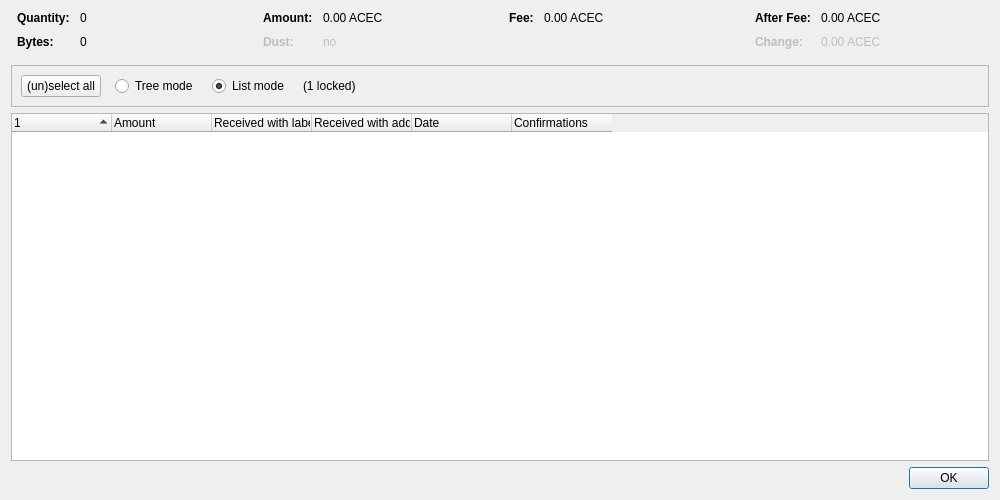
<?xml version="1.0" encoding="UTF-8"?>
<ui version="4.0">
 <class>CoinControlDialog</class>
 <widget class="QDialog" name="CoinControlDialog">
  <property name="geometry">
   <rect>
    <x>0</x>
    <y>0</y>
    <width>1000</width>
    <height>500</height>
   </rect>
  </property>
  <property name="windowTitle">
   <string>Coin Selection</string>
  </property>
  <layout class="QVBoxLayout" name="verticalLayout">
   <item>
    <layout class="QHBoxLayout" name="horizontalLayoutTop" stretch="0,0,0,0">
     <property name="topMargin">
      <number>0</number>
     </property>
     <property name="bottomMargin">
      <number>10</number>
     </property>
     <item>
      <layout class="QFormLayout" name="formLayoutCoinControl1">
       <property name="horizontalSpacing">
        <number>10</number>
       </property>
       <property name="verticalSpacing">
        <number>10</number>
       </property>
       <property name="leftMargin">
        <number>6</number>
       </property>
       <property name="rightMargin">
        <number>6</number>
       </property>
       <item row="0" column="0">
        <widget class="QLabel" name="labelCoinControlQuantityText">
         <property name="font">
          <font>
           <weight>75</weight>
           <bold>true</bold>
          </font>
         </property>
         <property name="text">
          <string>Quantity:</string>
         </property>
        </widget>
       </item>
       <item row="0" column="1">
        <widget class="QLabel" name="labelCoinControlQuantity">
         <property name="cursor">
          <cursorShape>IBeamCursor</cursorShape>
         </property>
         <property name="contextMenuPolicy">
          <enum>Qt::ActionsContextMenu</enum>
         </property>
         <property name="text">
          <string notr="true">0</string>
         </property>
         <property name="textInteractionFlags">
          <set>Qt::LinksAccessibleByMouse|Qt::TextSelectableByKeyboard|Qt::TextSelectableByMouse</set>
         </property>
        </widget>
       </item>
       <item row="1" column="0">
        <widget class="QLabel" name="labelCoinControlBytesText">
         <property name="font">
          <font>
           <weight>75</weight>
           <bold>true</bold>
          </font>
         </property>
         <property name="text">
          <string>Bytes:</string>
         </property>
        </widget>
       </item>
       <item row="1" column="1">
        <widget class="QLabel" name="labelCoinControlBytes">
         <property name="cursor">
          <cursorShape>IBeamCursor</cursorShape>
         </property>
         <property name="contextMenuPolicy">
          <enum>Qt::ActionsContextMenu</enum>
         </property>
         <property name="text">
          <string notr="true">0</string>
         </property>
         <property name="textInteractionFlags">
          <set>Qt::LinksAccessibleByMouse|Qt::TextSelectableByKeyboard|Qt::TextSelectableByMouse</set>
         </property>
        </widget>
       </item>
      </layout>
     </item>
     <item>
      <layout class="QFormLayout" name="formLayoutCoinControl2">
       <property name="horizontalSpacing">
        <number>10</number>
       </property>
       <property name="verticalSpacing">
        <number>10</number>
       </property>
       <property name="leftMargin">
        <number>6</number>
       </property>
       <property name="rightMargin">
        <number>6</number>
       </property>
       <item row="0" column="0">
        <widget class="QLabel" name="labelCoinControlAmountText">
         <property name="font">
          <font>
           <weight>75</weight>
           <bold>true</bold>
          </font>
         </property>
         <property name="text">
          <string>Amount:</string>
         </property>
        </widget>
       </item>
       <item row="0" column="1">
        <widget class="QLabel" name="labelCoinControlAmount">
         <property name="cursor">
          <cursorShape>IBeamCursor</cursorShape>
         </property>
         <property name="contextMenuPolicy">
          <enum>Qt::ActionsContextMenu</enum>
         </property>
         <property name="text">
          <string notr="true">0.00 ACEC</string>
         </property>
         <property name="textInteractionFlags">
          <set>Qt::LinksAccessibleByMouse|Qt::TextSelectableByKeyboard|Qt::TextSelectableByMouse</set>
         </property>
        </widget>
       </item>
       <item row="1" column="0">
        <widget class="QLabel" name="labelCoinControlLowOutputText">
         <property name="enabled">
          <bool>false</bool>
         </property>
         <property name="font">
          <font>
           <weight>75</weight>
           <bold>true</bold>
          </font>
         </property>
         <property name="text">
          <string>Dust:</string>
         </property>
        </widget>
       </item>
       <item row="1" column="1">
        <widget class="QLabel" name="labelCoinControlLowOutput">
         <property name="enabled">
          <bool>false</bool>
         </property>
         <property name="cursor">
          <cursorShape>IBeamCursor</cursorShape>
         </property>
         <property name="contextMenuPolicy">
          <enum>Qt::ActionsContextMenu</enum>
         </property>
         <property name="text">
          <string notr="true">no</string>
         </property>
         <property name="textInteractionFlags">
          <set>Qt::LinksAccessibleByMouse|Qt::TextSelectableByKeyboard|Qt::TextSelectableByMouse</set>
         </property>
        </widget>
       </item>
      </layout>
     </item>
     <item>
      <layout class="QFormLayout" name="formLayoutCoinControl3">
       <property name="horizontalSpacing">
        <number>10</number>
       </property>
       <property name="verticalSpacing">
        <number>10</number>
       </property>
       <property name="leftMargin">
        <number>6</number>
       </property>
       <property name="rightMargin">
        <number>6</number>
       </property>
       <item row="0" column="0">
        <widget class="QLabel" name="labelCoinControlFeeText">
         <property name="font">
          <font>
           <weight>75</weight>
           <bold>true</bold>
          </font>
         </property>
         <property name="text">
          <string>Fee:</string>
         </property>
        </widget>
       </item>
       <item row="0" column="1">
        <widget class="QLabel" name="labelCoinControlFee">
         <property name="cursor">
          <cursorShape>IBeamCursor</cursorShape>
         </property>
         <property name="contextMenuPolicy">
          <enum>Qt::ActionsContextMenu</enum>
         </property>
         <property name="text">
          <string notr="true">0.00 ACEC</string>
         </property>
         <property name="textInteractionFlags">
          <set>Qt::LinksAccessibleByMouse|Qt::TextSelectableByKeyboard|Qt::TextSelectableByMouse</set>
         </property>
        </widget>
       </item>
      </layout>
     </item>
     <item>
      <layout class="QFormLayout" name="formLayoutCoinControl4">
       <property name="horizontalSpacing">
        <number>10</number>
       </property>
       <property name="verticalSpacing">
        <number>10</number>
       </property>
       <property name="leftMargin">
        <number>6</number>
       </property>
       <property name="rightMargin">
        <number>6</number>
       </property>
       <item row="0" column="0">
        <widget class="QLabel" name="labelCoinControlAfterFeeText">
         <property name="font">
          <font>
           <weight>75</weight>
           <bold>true</bold>
          </font>
         </property>
         <property name="text">
          <string>After Fee:</string>
         </property>
        </widget>
       </item>
       <item row="0" column="1">
        <widget class="QLabel" name="labelCoinControlAfterFee">
         <property name="cursor">
          <cursorShape>IBeamCursor</cursorShape>
         </property>
         <property name="contextMenuPolicy">
          <enum>Qt::ActionsContextMenu</enum>
         </property>
         <property name="text">
          <string notr="true">0.00 ACEC</string>
         </property>
         <property name="textInteractionFlags">
          <set>Qt::LinksAccessibleByMouse|Qt::TextSelectableByKeyboard|Qt::TextSelectableByMouse</set>
         </property>
        </widget>
       </item>
       <item row="1" column="0">
        <widget class="QLabel" name="labelCoinControlChangeText">
         <property name="enabled">
          <bool>false</bool>
         </property>
         <property name="font">
          <font>
           <weight>75</weight>
           <bold>true</bold>
          </font>
         </property>
         <property name="text">
          <string>Change:</string>
         </property>
        </widget>
       </item>
       <item row="1" column="1">
        <widget class="QLabel" name="labelCoinControlChange">
         <property name="enabled">
          <bool>false</bool>
         </property>
         <property name="cursor">
          <cursorShape>IBeamCursor</cursorShape>
         </property>
         <property name="contextMenuPolicy">
          <enum>Qt::ActionsContextMenu</enum>
         </property>
         <property name="text">
          <string notr="true">0.00 ACEC</string>
         </property>
         <property name="textInteractionFlags">
          <set>Qt::LinksAccessibleByMouse|Qt::TextSelectableByKeyboard|Qt::TextSelectableByMouse</set>
         </property>
        </widget>
       </item>
      </layout>
     </item>
    </layout>
   </item>
   <item>
    <widget class="QFrame" name="frame">
     <property name="minimumSize">
      <size>
       <width>0</width>
       <height>40</height>
      </size>
     </property>
     <property name="frameShape">
      <enum>QFrame::StyledPanel</enum>
     </property>
     <property name="frameShadow">
      <enum>QFrame::Sunken</enum>
     </property>
     <layout class="QHBoxLayout" name="horizontalLayout">
      <item>
       <layout class="QHBoxLayout" name="horizontalLayoutPanel" stretch="0,0,0,0,0">
        <property name="spacing">
         <number>14</number>
        </property>
        <item>
         <widget class="QPushButton" name="pushButtonSelectAll">
          <property name="sizePolicy">
           <sizepolicy hsizetype="Maximum" vsizetype="Fixed">
            <horstretch>0</horstretch>
            <verstretch>0</verstretch>
           </sizepolicy>
          </property>
          <property name="text">
           <string>(un)select all</string>
          </property>
          <property name="autoDefault">
           <bool>false</bool>
          </property>
         </widget>
        </item>
        <item>
         <widget class="QRadioButton" name="radioTreeMode">
          <property name="sizePolicy">
           <sizepolicy hsizetype="Maximum" vsizetype="Fixed">
            <horstretch>0</horstretch>
            <verstretch>0</verstretch>
           </sizepolicy>
          </property>
          <property name="text">
           <string>Tree mode</string>
          </property>
         </widget>
        </item>
        <item>
         <widget class="QRadioButton" name="radioListMode">
          <property name="sizePolicy">
           <sizepolicy hsizetype="Maximum" vsizetype="Fixed">
            <horstretch>0</horstretch>
            <verstretch>0</verstretch>
           </sizepolicy>
          </property>
          <property name="text">
           <string>List mode</string>
          </property>
          <property name="checked">
           <bool>true</bool>
          </property>
         </widget>
        </item>
        <item>
         <widget class="QLabel" name="labelLocked">
          <property name="text">
           <string notr="true">(1 locked)</string>
          </property>
         </widget>
        </item>
        <item>
         <spacer name="horizontalSpacer">
          <property name="orientation">
           <enum>Qt::Horizontal</enum>
          </property>
          <property name="sizeHint" stdset="0">
           <size>
            <width>40</width>
            <height>20</height>
           </size>
          </property>
         </spacer>
        </item>
       </layout>
      </item>
     </layout>
    </widget>
   </item>
   <item>
    <widget class="CoinControlTreeWidget" name="treeWidget">
     <property name="contextMenuPolicy">
      <enum>Qt::CustomContextMenu</enum>
     </property>
     <property name="sortingEnabled">
      <bool>false</bool>
     </property>
     <property name="columnCount">
      <number>6</number>
     </property>
     <attribute name="headerShowSortIndicator" stdset="0">
      <bool>true</bool>
     </attribute>
     <attribute name="headerStretchLastSection">
      <bool>false</bool>
     </attribute>
     <column>
      <property name="text">
       <string/>
      </property>
     </column>
     <column>
      <property name="text">
       <string>Amount</string>
      </property>
     </column>
     <column>
      <property name="text">
       <string>Received with label</string>
      </property>
     </column>
     <column>
      <property name="text">
       <string>Received with address</string>
      </property>
     </column>
     <column>
      <property name="text">
       <string>Date</string>
      </property>
     </column>
     <column>
      <property name="text">
       <string>Confirmations</string>
      </property>
      <property name="toolTip">
       <string>Confirmed</string>
      </property>
     </column>
     <column>
      <property name="text">
       <string/>
      </property>
     </column>
     <column>
      <property name="text">
       <string/>
      </property>
     </column>
     <column>
      <property name="text">
       <string/>
      </property>
     </column>
     <column>
      <property name="text">
       <string/>
      </property>
     </column>
    </widget>
   </item>
   <item>
    <widget class="QDialogButtonBox" name="buttonBox">
     <property name="orientation">
      <enum>Qt::Horizontal</enum>
     </property>
     <property name="standardButtons">
      <set>QDialogButtonBox::Ok</set>
     </property>
    </widget>
   </item>
  </layout>
 </widget>
 <customwidgets>
  <customwidget>
   <class>CoinControlTreeWidget</class>
   <extends>QTreeWidget</extends>
   <header>qt/coincontroltreewidget.h</header>
  </customwidget>
 </customwidgets>
 <resources/>
 <connections/>
</ui>
